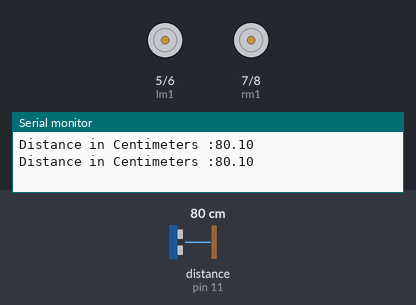
Simulated run of this sketch. Board: Arduino Uno, built with avr-gcc and run on an emulated ATmega328P. On the bench: motor-driver pin pairs drawn as motors (green arrow = first pin HIGH = forward, orange = second pin HIGH = backward, longer = more drive, scaled by the enable pin), the last lines printed to the serial monitor. Wiring (inferred from the names in the program): ultrasonic range finder: trigger pin 13; echo pin 11. The test bench sets the inputs (shaded band); at power-on: distance to the obstacle (sensor on pin 11) 80 cm. The echo pulse lasts 58.3 µs per cm.

Above: at 1.5 s.
1.6 s: distance to the obstacle (sensor on pin 11) set to 18 cm
5.3 s: distance to the obstacle (sensor on pin 11) set to 13 cm
At 5.8 s:
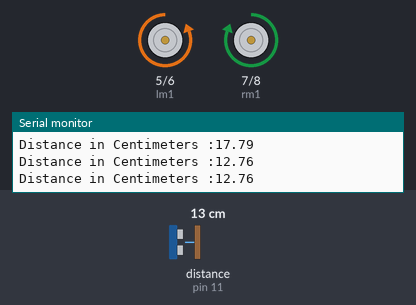
8.8 s: distance to the obstacle (sensor on pin 11) set to 35 cm
12.3 s: distance to the obstacle (sensor on pin 11) set to 2 cm
At 12.7 s:
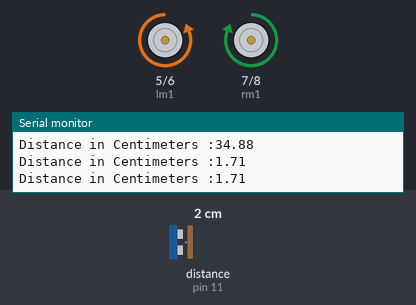
Timing chart, 0 to 16.8 s (numbered marks = the images above; inputs shaded):
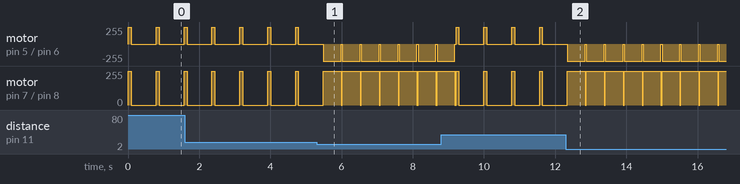

The sketch:

follow_obstacle.ino
```cpp
/*  Code to follow Obstacle
 *  Soumik Santra & Subhankar Karmakar
 *  31-12-2017
 *  Skubotics - Training
 */

const int lm1 = 5;
const int lm2 = 6;
const int lspeed = 9;
const int rm1 = 7;
const int rm2 = 8;
const int rspeed = 10;

// Ultra Sonic Module
int trigPin=13; //Sensor Trig pin connected to Arduino pin 13
int echoPin=11;  //Sensor Echo pin connected to Arduino pin 11
float pingTime ;
float targetDistance ;
float cms ;

// Above is the motor driver pin connection. LM1 and LM2 are the
// digital input pins from arduino to the motor driver. Same for
// RM1 and RM2 and lspeed and rspeed are the enable pins.
// Change accordingly.

int spd=255;
// Above sets the speed of the bot
int a =1 ;
void setup()
{pinMode(LED_BUILTIN, OUTPUT);
  pinMode(lm1, OUTPUT);
  pinMode(lm2, OUTPUT);
  pinMode(rm1, OUTPUT);
  pinMode(rm2, OUTPUT);
  pinMode(lspeed, OUTPUT);
  pinMode(rspeed, OUTPUT);
  analogWrite(lspeed, spd);
  analogWrite(rspeed, spd);
  Serial.begin(9600);
}

void loop()
{    int a=1;
     ultra() ;
    //follow
    if( targetDistance < 15 )
    {digitalWrite(LED_BUILTIN, HIGH); ;
      go_straight() ;
      delay(500) ;
      stop_bot() ;
      delay(30) ;
    }
    else
    {
      if( a <= 24 )
      {
        while( a <  14 )
        {
           go_lleft() ;
           delay(80) ;
           stop_bot() ;
           delay(700) ;
           ultra() ;

           if( targetDistance < 15)
           break ;
           else
           a++ ;
         }
          while( a == 14 )
          {
              go_rright() ;
              delay(650) ;
              a++ ;
          }
          while( a > 14 && a < 28)
          {
            go_rright() ;
            delay(80) ;
            stop_bot() ;
            delay(700) ;
            ultra() ;

            if( targetDistance < 15)
           break ;
           else a++ ;
          }
          while ( a== 28 )
          {
            go_lleft() ;
            delay(650) ;
            if( targetDistance < 20)
            break;
            else
            stop_bot() ;
          }
      }
    }
}

//  Here are the functions that are used in the program


void ultra()
{
digitalWrite(trigPin,LOW) ;
   delayMicroseconds(2) ;
   digitalWrite(trigPin,HIGH) ;
   delayMicroseconds(2) ;
   digitalWrite(trigPin,LOW) ;
   delayMicroseconds(2) ;

   pingTime = pulseIn( echoPin , HIGH ) ;
   targetDistance = pingTime / ( 29 * 2 ) ;


   Serial.print("Distance in Centimeters :") ;
   Serial.println(targetDistance) ;
}

void go_straight()
{
  digitalWrite(lm1,LOW);
  digitalWrite(lm2,HIGH);
  digitalWrite(rm1,HIGH);
  digitalWrite(rm2,LOW);
}

void go_backward()
{
  digitalWrite(lm1,HIGH);
  digitalWrite(lm2,LOW);
  digitalWrite(rm1,LOW);
  digitalWrite(rm2,HIGH);
}

void stop_bot()
{
  digitalWrite(lm1,LOW);
  digitalWrite(lm2,LOW);
  digitalWrite(rm1,LOW);
  digitalWrite(rm2,LOW);
}

void go_left()
{
  digitalWrite(lm1,LOW);
  digitalWrite(lm2,LOW);
  digitalWrite(rm1,HIGH);
  digitalWrite(rm2,LOW);
}
void go_leftb()
{
  digitalWrite(lm1,LOW);
  digitalWrite(lm2,LOW);
  digitalWrite(rm1,LOW);
  digitalWrite(rm2,HIGH);
}

void go_right()
{
  digitalWrite(lm1,LOW);
  digitalWrite(lm2,HIGH);
  digitalWrite(rm1,LOW);
  digitalWrite(rm2,LOW);
}

void go_lleft()
{
  digitalWrite(lm1,HIGH);
  digitalWrite(lm2,LOW);
  digitalWrite(rm1,HIGH);
  digitalWrite(rm2,LOW);
}

void go_rright()
{
  digitalWrite(lm1,LOW);
  digitalWrite(lm2,HIGH);
  digitalWrite(rm1,LOW);
  digitalWrite(rm2,HIGH);
}

void go_rightb()
{
  digitalWrite(lm1,HIGH);
  digitalWrite(lm2,LOW);
  digitalWrite(rm1,LOW);
  digitalWrite(rm2,LOW);
}
```

Measured:
- the behaviour switches between 16 and 15 cm on distance to the obstacle (sensor on pin 11) (found by bisection; images 0 and 1)
- after the input at 5.3 s, motor on pin 5 (lm1) / pin 6 (lm2): alternates backward 255/255 for 0.50 s and stopped for 0.03 s, starting after 0.19 s; motor on pin 7 (rm1) / pin 8 (rm2): alternates forward 255/255 for 0.50 s and stopped for 0.03 s, starting after 0.69 s
- after the input at 12.3 s, motor on pin 5 (lm1) / pin 6 (lm2): alternates backward 255/255 for 0.50 s and stopped for 0.03 s, starting after 0.05 s; motor on pin 7 (rm1) / pin 8 (rm2): alternates forward 255/255 for 0.50 s and stopped for 0.03 s, starting after 0.55 s
- by itself, motor on pin 5 (lm1) / pin 6 (lm2), motor on pin 7 (rm1) / pin 8 (rm2): alternates forward 255/255 for 0.08 s and stopped for 0.70 s
